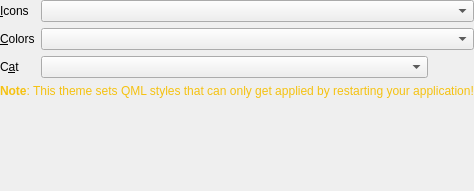
<?xml version="1.0" encoding="UTF-8"?>
<ui version="4.0">
 <class>ThemeCustomizationWidget</class>
 <widget class="QWidget" name="ThemeCustomizationWidget">
  <property name="geometry">
   <rect>
    <x>0</x>
    <y>0</y>
    <width>400</width>
    <height>191</height>
   </rect>
  </property>
  <property name="windowTitle">
   <string notr="true">Form</string>
  </property>
  <layout class="QFormLayout" name="formLayout">
   <property name="sizeConstraint">
    <enum>QLayout::SetMinimumSize</enum>
   </property>
   <property name="leftMargin">
    <number>0</number>
   </property>
   <property name="topMargin">
    <number>0</number>
   </property>
   <property name="rightMargin">
    <number>0</number>
   </property>
   <property name="bottomMargin">
    <number>0</number>
   </property>
   <item row="0" column="0">
    <widget class="QLabel" name="iconsLabel">
     <property name="text">
      <string>&amp;Icons</string>
     </property>
     <property name="buddy">
      <cstring>iconsComboBox</cstring>
     </property>
    </widget>
   </item>
   <item row="0" column="1">
    <widget class="QComboBox" name="iconsComboBox">
     <property name="sizePolicy">
      <sizepolicy hsizetype="Expanding" vsizetype="Fixed">
       <horstretch>0</horstretch>
       <verstretch>0</verstretch>
      </sizepolicy>
     </property>
     <property name="focusPolicy">
      <enum>Qt::StrongFocus</enum>
     </property>
    </widget>
   </item>
   <item row="1" column="0">
    <widget class="QLabel" name="widgetThemeLabel">
     <property name="text">
      <string>&amp;Colors</string>
     </property>
     <property name="buddy">
      <cstring>widgetStyleComboBox</cstring>
     </property>
    </widget>
   </item>
   <item row="1" column="1">
    <widget class="QComboBox" name="widgetStyleComboBox">
     <property name="sizePolicy">
      <sizepolicy hsizetype="Expanding" vsizetype="Fixed">
       <horstretch>0</horstretch>
       <verstretch>0</verstretch>
      </sizepolicy>
     </property>
     <property name="focusPolicy">
      <enum>Qt::StrongFocus</enum>
     </property>
    </widget>
   </item>
   <item row="2" column="0">
    <widget class="QLabel" name="backgroundCatLabel">
     <property name="toolTip">
      <string>The cat appears in the background and is not shown by default. It is only made visible when pressing the Cat button in the Toolbar.</string>
     </property>
     <property name="text">
      <string>C&amp;at</string>
     </property>
     <property name="buddy">
      <cstring>backgroundCatComboBox</cstring>
     </property>
    </widget>
   </item>
   <item row="2" column="1">
    <layout class="QHBoxLayout" name="horizontalLayout">
     <item>
      <widget class="QComboBox" name="backgroundCatComboBox">
       <property name="sizePolicy">
        <sizepolicy hsizetype="Expanding" vsizetype="Fixed">
         <horstretch>0</horstretch>
         <verstretch>0</verstretch>
        </sizepolicy>
       </property>
       <property name="focusPolicy">
        <enum>Qt::StrongFocus</enum>
       </property>
       <property name="toolTip">
        <string>The cat appears in the background and is not shown by default. It is only made visible when pressing the Cat button in the Toolbar.</string>
       </property>
      </widget>
     </item>
     <item>
      <widget class="QPushButton" name="catInfoLabel">
       <property name="toolTip">
        <string>The cat appears in the background and is not shown by default. It is only made visible when pressing the Cat button in the Toolbar.</string>
       </property>
       <property name="text">
        <string/>
       </property>
       <property name="icon">
        <iconset theme="about">
         <normaloff>.</normaloff>.</iconset>
       </property>
       <property name="flat">
        <bool>true</bool>
       </property>
      </widget>
     </item>
    </layout>
   </item>
   <item row="3" column="0" colspan="2">
    <widget class="QLabel" name="needsRestartLabel">
     <property name="visible">
      <bool>false</bool>
     </property>
     <property name="text">
         <string>&lt;html&gt;&lt;head/&gt;&lt;body&gt;&lt;p&gt;&lt;span style=&quot; font-weight:600; color:#f5c211;&quot;&gt;Note&lt;/span&gt;&lt;span style=&quot; color:#f5c211;&quot;&gt;: This theme sets QML styles that can only get applied by restarting your application!&lt;/span&gt;&lt;/p&gt;&lt;/body&gt;&lt;/html&gt;</string>
     </property>
    </widget>
   </item>
  </layout>
 </widget>
 <resources/>
 <connections/>
</ui>
